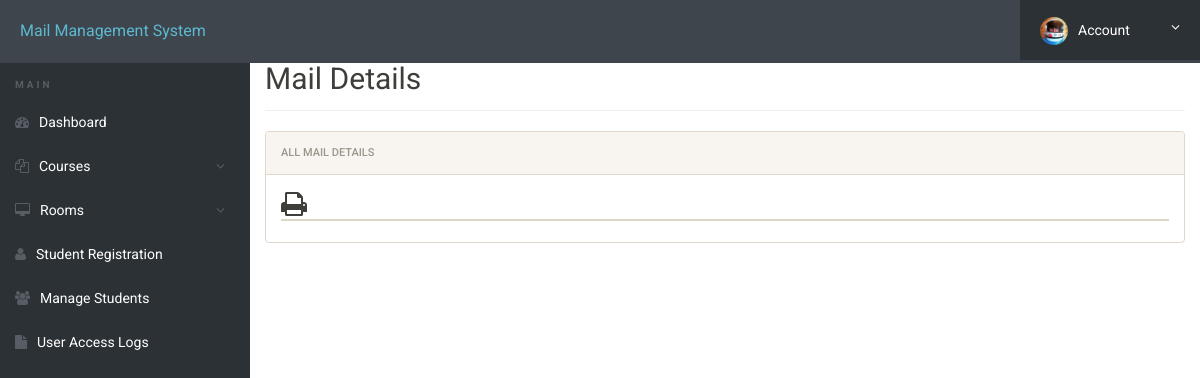
The app's page /admin/student-details.php?regno=57 (signed in), older data.
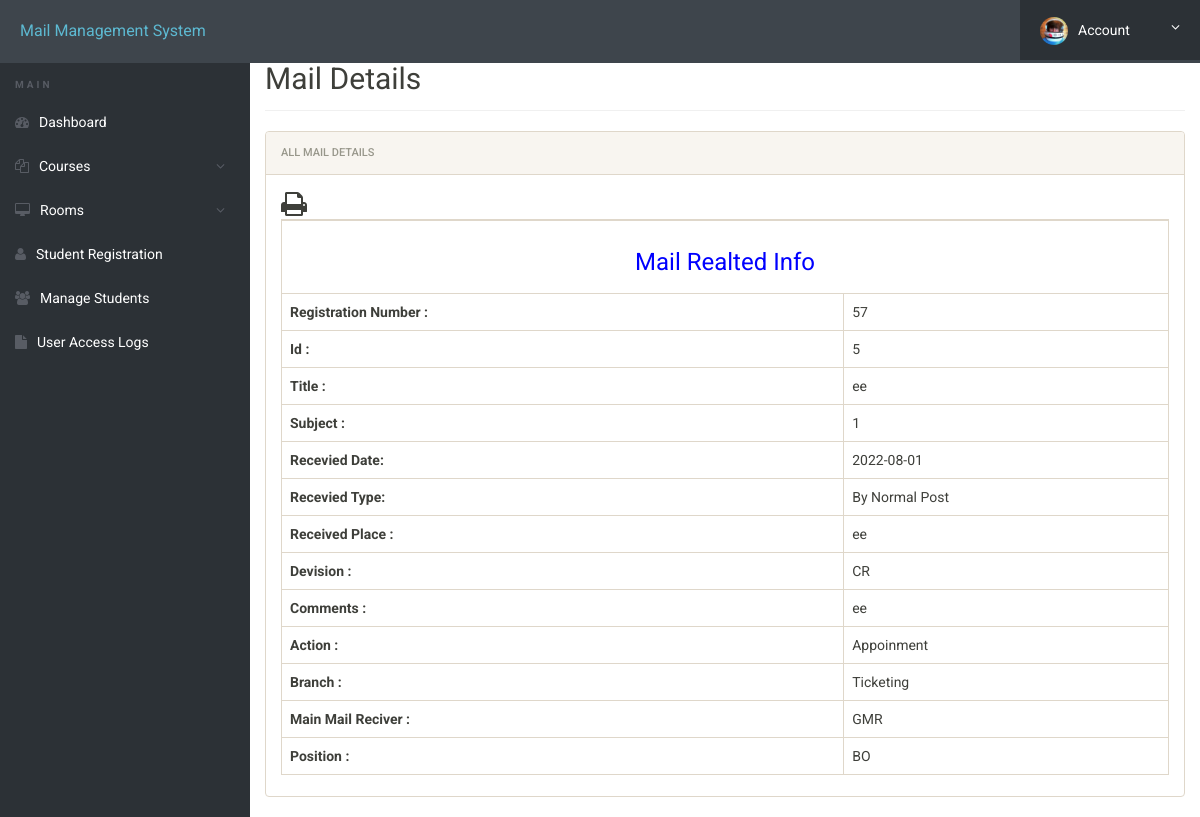
The same page, newer data.
### tables this page shows
CREATE TABLE `registration` (
  `id` int(11) NOT NULL AUTO_INCREMENT,
  `recidate` date DEFAULT NULL,
  `devision` varchar(500) DEFAULT NULL,
  `regno` int(11) DEFAULT NULL,
  `subject` varchar(500) DEFAULT NULL,
  `title` varchar(500) DEFAULT NULL,
  `recitype` varchar(500) DEFAULT NULL,
  `regplace` varchar(250) DEFAULT NULL,
  `action` varchar(1000) DEFAULT NULL,
  `comment` varchar(500) DEFAULT NULL,
  `branch` varchar(250) DEFAULT NULL,
  `mainreciver` varchar(1000) DEFAULT NULL,
  `position` varchar(500) DEFAULT NULL,
  `action2` varchar(500) DEFAULT NULL,
  PRIMARY KEY (`id`)
);

### admin/student-details.php (the view, shortened to what this page needs)
<?php
include('includes/config.php');
?>
<!doctype html>
<html lang="en" class="no-js">
<head>
	<link rel="stylesheet" href="css/font-awesome.min.css">
	<link rel="stylesheet" href="css/bootstrap.min.css">
	<link rel="stylesheet" href="css/dataTables.bootstrap.min.css">
	<link rel="stylesheet" href="css/bootstrap-social.css">
	<link rel="stylesheet" href="css/bootstrap-select.css">
	<link rel="stylesheet" href="css/fileinput.min.css">
	<link rel="stylesheet" href="css/awesome-bootstrap-checkbox.css">
	<link rel="stylesheet" href="css/style.css">
	<link rel="stylesheet" href="css/font-awesome.min.css">
</head>
<body>
	<?php include('includes/header.php');?>
	<div class="ts-main-content">
			<?php include('includes/sidebar.php');?>
		<div class="content-wrapper">
			<div class="container-fluid">
				<div class="row" id="print">
					<div class="col-md-12">
						<h2 class="page-title" style="margin-top:4%">Mail Details</h2>
						<div class="panel panel-default">
							<div class="panel-heading">All Mail Details</div>
							<div class="panel-body">
			<table id="zctb" class="table table-bordered " cellspacing="0" width="100%" border="1">
						 <span style="float:left" ><i class="fa fa-print fa-2x" aria-hidden="true" OnClick="CallPrint(this.value)" style="cursor:pointer" title="Print the Report"></i></span>
									<tbody>
<?php
$aid=intval($_GET['regno']);
	$ret="select * from registration where (regno	=?)";
$stmt= $mysqli->prepare($ret) ;
$stmt->bind_param('s',$aid);
$stmt->execute() ;
$res=$stmt->get_result();
while($row=$res->fetch_object())
	  {
	  	?>
<tr>
<td colspan="6" style="text-align:center; color:blue"><h3>Mail Realted Info</h3></td>
</tr>
<tr>
<td><b>Registration Number :</b></td>
<td colspan="6"><?php echo $row->regno;?></td>
	  </tr>
	  <tr>
<td><b>Id :</b></td>
<td colspan="6"><?php echo $row->id;?></td>
</tr>
<tr>
<td><b>Title :</b></td>
<td colspan="6"><?php echo $row->title;?></td>
	  </tr>
	  <tr>
<td><b>Subject :</b></td>
<td colspan="6"><?php echo $fpm=$row->subject;?></td>
</tr>
<tr>
<td><b>Recevied Date:</b></td>
<td colspan="6"><?php echo $row->recidate;?></td>
	  </tr>
	  <tr>
<td><b>Recevied Type:</b></td>
<td colspan="6"><?php echo $dr=$row->recitype;?> </td>
</tr>
<tr>
<td><b>Received Place :</b></td>
<td colspan="6"><?php echo $row->regplace;?></td>
	  </tr>
	  <tr>
<td><b>Devision :</b></td>
<td colspan="6"><?php echo $row->devision;?></td>
	  </tr>
<tr>
<td><b>Comments :</b></td>
<td colspan="6"><?php echo $row->comment;?></td>
</tr>
<tr>
<td><b>Action :</b></td>
<td colspan="6"><?php echo $row->action;?></td>
</tr>
<tr>
<td><b>Branch :</b></td>
<td colspan="6"><?php echo $row->branch;?></td>
</tr>
<tr>
<td><b>Main Mail Reciver :</b></td>
<td colspan="6"><?php echo $row->mainreciver;?></td>
</tr>
<tr>
<td><b>Position :</b></td>
<td colspan="6"><?php echo $row->position;?></td>
</tr>
<?php
} ?>
</tbody>
</table>
</div>
</div>
</div>
</div>
</div>
</div>
</div>
</body>
</html>

Row changes from the older to the newer data that the page shows:
added registration: regno "57", id "5", title "ee", subject "1", recidate "2022-08-01", recitype "By Normal Post", regplace "ee", devision "CR", comment "ee", action "Appoinment", branch "Ticketing", mainreciver "GMR", position "BO"
